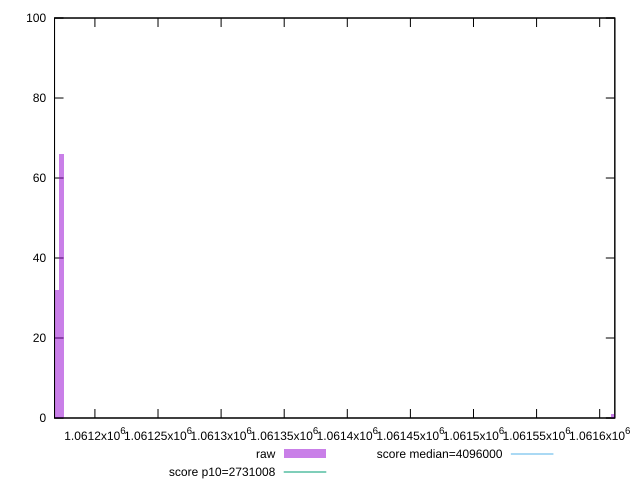

Reproduce this figure in gnuplot.
reset

$raw <<EOF
1061610.617407219 1
1061173.6046674058 66
1061170.1636222105 32
1061166.7225770152 1
EOF

set key outside below
set boxwidth 3.4410451953792016
set xrange [1061168:1061612]
set yrange [0:100]
set trange [0:100]
set style fill transparent solid 0.5 noborder

set parametric
set terminal svg size 640, 490 enhanced background rgb 'white'
set output "report_00015_2021-02-09T16-11-33.973Z/total-byte-weight/samples/pages+cached+noadtech/raw/histogram.svg"

plot $raw title "raw" with boxes, \
     2731008,t title "score p10=2731008", \
     4096000,t title "score median=4096000"

reset
